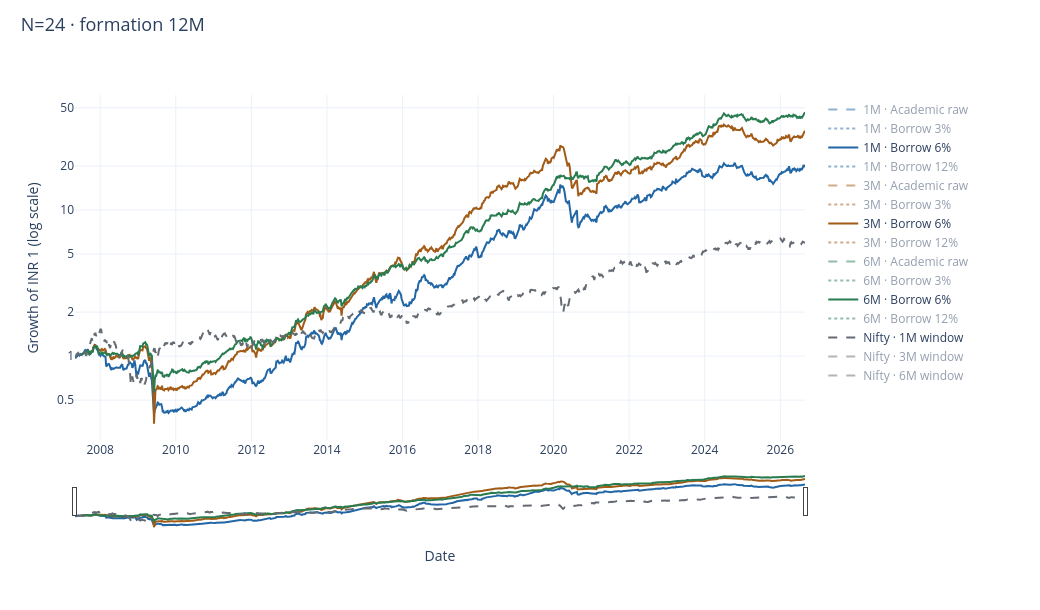

The code cell stored with this chart in its notebook:
### Markdown cell above
### N=24

### Code cell
research.equity(24)

### Figure 1 — Plotly figure (JSON) as saved in the notebook; plotly's stock layout.template omitted (floating-point values rounded to 4 significant figures; data arrays with more than 128 entries replaced by an {"elided": "..."} marker saying what was removed)
{"data": [{"line": {"color": "#2266a5", "dash": "dash", "width": 2}, "name": "1M · Academic raw", "type": "scatter", "visible": "legendonly", "x": {"elided": "1010 str values"}, "y": {"elided": "1010 float values"}}, {"line": {"color": "#2266a5", "dash": "dot", "width": 2}, "name": "1M · Borrow 3%", "type": "scatter", "visible": "legendonly", "x": {"elided": "1010 str values"}, "y": {"elided": "1010 float values"}}, {"line": {"color": "#2266a5", "dash": "solid", "width": 2}, "name": "1M · Borrow 6%", "type": "scatter", "visible": true, "x": {"elided": "1010 str values"}, "y": {"elided": "1010 float values"}}, {"line": {"color": "#2266a5", "dash": "dot", "width": 2}, "name": "1M · Borrow 12%", "type": "scatter", "visible": "legendonly", "x": {"elided": "1010 str values"}, "y": {"elided": "1010 float values"}}, {"line": {"color": "#a15b16", "dash": "dash", "width": 2}, "name": "3M · Academic raw", "type": "scatter", "visible": "legendonly", "x": {"elided": "1001 str values"}, "y": {"elided": "1001 float values"}}, {"line": {"color": "#a15b16", "dash": "dot", "width": 2}, "name": "3M · Borrow 3%", "type": "scatter", "visible": "legendonly", "x": {"elided": "1001 str values"}, "y": {"elided": "1001 float values"}}, {"line": {"color": "#a15b16", "dash": "solid", "width": 2}, "name": "3M · Borrow 6%", "type": "scatter", "visible": true, "x": {"elided": "1001 str values"}, "y": {"elided": "1001 float values"}}, {"line": {"color": "#a15b16", "dash": "dot", "width": 2}, "name": "3M · Borrow 12%", "type": "scatter", "visible": "legendonly", "x": {"elided": "1001 str values"}, "y": {"elided": "1001 float values"}}, {"line": {"color": "#297c50", "dash": "dash", "width": 2}, "name": "6M · Academic raw", "type": "scatter", "visible": "legendonly", "x": {"elided": "1001 str values"}, "y": {"elided": "1001 float values"}}, {"line": {"color": "#297c50", "dash": "dot", "width": 2}, "name": "6M · Borrow 3%", "type": "scatter", "visible": "legendonly", "x": {"elided": "1001 str values"}, "y": {"elided": "1001 float values"}}, {"line": {"color": "#297c50", "dash": "solid", "width": 2}, "name": "6M · Borrow 6%", "type": "scatter", "visible": true, "x": {"elided": "1001 str values"}, "y": {"elided": "1001 float values"}}, {"line": {"color": "#297c50", "dash": "dot", "width": 2}, "name": "6M · Borrow 12%", "type": "scatter", "visible": "legendonly", "x": {"elided": "1001 str values"}, "y": {"elided": "1001 float values"}}, {"line": {"color": "#656b72", "dash": "dash"}, "name": "Nifty · 1M window", "type": "scatter", "visible": true, "x": {"elided": "1010 str values"}, "y": {"elided": "1010 float values"}}, {"line": {"color": "#656b72", "dash": "dash"}, "name": "Nifty · 3M window", "type": "scatter", "visible": "legendonly", "x": {"elided": "1001 str values"}, "y": {"elided": "1001 float values"}}, {"line": {"color": "#656b72", "dash": "dash"}, "name": "Nifty · 6M window", "type": "scatter", "visible": "legendonly", "x": {"elided": "1001 str values"}, "y": {"elided": "1001 float values"}}], "layout": {"height": 610, "hovermode": "x unified", "legend": {"font": {"size": 12}, "itemclick": "toggle", "itemdoubleclick": "toggleothers", "x": 1.025, "y": 1}, "margin": {"b": 80, "l": 75, "r": 235, "t": 95}, "title": {"font": {"size": 18}, "text": "N=24 · formation 12M", "x": 0.02, "y": 0.97}, "width": 1040, "xaxis": {"rangeslider": {"thickness": 0.13, "visible": true}, "title": {"text": "Date"}}, "yaxis": {"tickmode": "array", "ticktext": ["0.001", "0.002", "0.005", "0.01", "0.02", "0.05", "0.1", "0.2", "0.5", "1", "2", "5", "10", "20", "50", "100", "200", "500", "1000", "2000", "5000", "10000", "20000", "50000", "100000", "200000", "500000", "1e+06", "2e+06", "5e+06", "1e+07", "2e+07", "5e+07", "1e+08", "2e+08", "5e+08"], "tickvals": [0.001, 0.002, 0.005, 0.01, 0.02, 0.05, 0.1, 0.2, 0.5, 1.0, 2.0, 5.0, 10.0, 20.0, 50.0, 100.0, 200.0, 500.0, 1000.0, 2000.0, 5000.0, 10000.0, 20000.0, 50000.0, 100000.0, 200000.0, 500000.0, 1000000.0, 2000000.0, 5000000.0, 10000000.0, 20000000.0, 50000000.0, 100000000.0, 200000000.0, 500000000.0], "title": {"text": "Growth of INR 1 (log scale)"}, "type": "log"}}}
